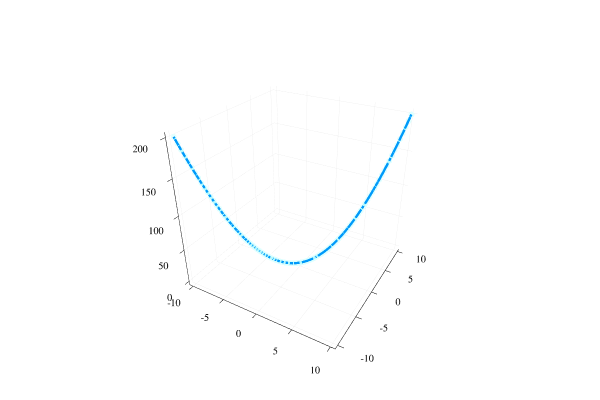

Here is the notebook cell this chart was saved with:
### Code cell
# 3 d
n = 100
ts = range(-10, stop=10, length=n)
x = ts 
y = ts
z = x.^2 + y.^2
plot(x, y, z,  m=(1, 0.8, :blues, Plots.stroke(0)), leg=false, cbar=true, w=5)

### Figure 1 — Plotly figure (JSON) as saved in the notebook; plotly's stock layout.template omitted (floating-point values rounded to 4 significant figures)
{"data": [{"colorbar": {"title": ""}, "hoverinfo": "text", "legendgroup": "y1", "line": {"color": "rgba(0, 154, 250, 1.000)", "dash": "solid", "shape": "linear", "width": 5}, "marker": {"color": "rgba(173, 216, 230, 0.800)", "line": {"color": "rgba(0, 0, 0, 0.800)", "width": 0}, "size": 2, "symbol": "circle"}, "mode": "lines+markers", "name": "y1", "showlegend": true, "text": [null, null, null, null, null, null, null, null, null, null, null, null, null, null, null, null, null, null, null, null, null, null, null, null, null, null, null, null, null, null, null, null, null, null, null, null, null, null, null, null, null, null, null, null, null, null, null, null, null, null, null, null, null, null, null, null, null, null, null, null, null, null, null, null, null, null, null, null, null, null, null, null, null, null, null, null, null, null, null, null, null, null, null, null, null, null, null, null, null, null, null, null, null, null, null, null, null, null, null, null], "type": "scatter3d", "x": [-10, -9.798, -9.596, -9.394, -9.192, -8.99, -8.788, -8.586, -8.384, -8.182, -7.98, -7.778, -7.576, -7.374, -7.172, -6.97, -6.768, -6.566, -6.364, -6.162, -5.96, -5.758, -5.556, -5.354, -5.152, -4.949, -4.747, -4.545, -4.343, -4.141, -3.939, -3.737, -3.535, -3.333, -3.131, -2.929, -2.727, -2.525, -2.323, -2.121, -1.919, -1.717, -1.515, -1.313, -1.111, -0.9091, -0.7071, -0.5051, -0.303, -0.101, 0.101, 0.303, 0.5051, 0.7071, 0.9091, 1.111, 1.313, 1.515, 1.717, 1.919, 2.121, 2.323, 2.525, 2.727, 2.929, 3.131, 3.333, 3.535, 3.737, 3.939, 4.141, 4.343, 4.545, 4.747, 4.949, 5.152, 5.354, 5.556, 5.758, 5.96, 6.162, 6.364, 6.566, 6.768, 6.97, 7.172, 7.374, 7.576, 7.778, 7.98, 8.182, 8.384, 8.586, 8.788, 8.99, 9.192, 9.394, 9.596, 9.798, 10], "xaxis": "x1", "y": [-10, -9.798, -9.596, -9.394, -9.192, -8.99, -8.788, -8.586, -8.384, -8.182, -7.98, -7.778, -7.576, -7.374, -7.172, -6.97, -6.768, -6.566, -6.364, -6.162, -5.96, -5.758, -5.556, -5.354, -5.152, -4.949, -4.747, -4.545, -4.343, -4.141, -3.939, -3.737, -3.535, -3.333, -3.131, -2.929, -2.727, -2.525, -2.323, -2.121, -1.919, -1.717, -1.515, -1.313, -1.111, -0.9091, -0.7071, -0.5051, -0.303, -0.101, 0.101, 0.303, 0.5051, 0.7071, 0.9091, 1.111, 1.313, 1.515, 1.717, 1.919, 2.121, 2.323, 2.525, 2.727, 2.929, 3.131, 3.333, 3.535, 3.737, 3.939, 4.141, 4.343, 4.545, 4.747, 4.949, 5.152, 5.354, 5.556, 5.758, 5.96, 6.162, 6.364, 6.566, 6.768, 6.97, 7.172, 7.374, 7.576, 7.778, 7.98, 8.182, 8.384, 8.586, 8.788, 8.99, 9.192, 9.394, 9.596, 9.798, 10], "yaxis": "y1", "z": [200, 192.0, 184.2, 176.5, 169.0, 161.6, 154.5, 147.4, 140.6, 133.9, 127.4, 121.0, 114.8, 108.7, 102.9, 97.15, 91.6, 86.22, 80.99, 75.93, 71.03, 66.3, 61.73, 57.32, 53.08, 49.0, 45.08, 41.32, 37.73, 34.3, 31.04, 27.94, 25.0, 22.22, 19.61, 17.16, 14.88, 12.75, 10.79, 8.999, 7.367, 5.897, 4.591, 3.449, 2.469, 1.653, 0.9999, 0.5102, 0.1837, 0.02041, 0.02041, 0.1837, 0.5102, 0.9999, 1.653, 2.469, 3.449, 4.591, 5.897, 7.367, 8.999, 10.79, 12.75, 14.88, 17.16, 19.61, 22.22, 25.0, 27.94, 31.04, 34.3, 37.73, 41.32, 45.08, 49.0, 53.08, 57.32, 61.73, 66.3, 71.03, 75.93, 80.99, 86.22, 91.6, 97.15, 102.9, 108.7, 114.8, 121.0, 127.4, 133.9, 140.6, 147.4, 154.5, 161.6, 169.0, 176.5, 184.2, 192.0, 200], "zmax": 0.1, "zmin": -0.1}], "layout": {"annotations": [], "height": 400, "margin": {"b": 20, "l": 0, "r": 0, "t": 20}, "paper_bgcolor": "rgba(255, 255, 255, 1.000)", "plot_bgcolor": "rgba(255, 255, 255, 1.000)", "scene": {"camera": {"eye": {"x": 1.126, "y": -1.95, "z": 1.3}}, "xaxis": {"anchor": "y1", "domain": [0.05101, 0.9934], "gridcolor": "rgba(0, 0, 0, 0.100)", "gridwidth": 0.5, "linecolor": "rgba(0, 0, 0, 1.000)", "mirror": false, "range": [-10.6, 10.6], "showgrid": true, "showline": true, "showticklabels": true, "tickangle": 0, "tickcolor": "rgb(0, 0, 0)", "tickfont": {"color": "rgba(0, 0, 0, 1.000)", "family": "sans-serif", "size": 11}, "tickmode": "array", "ticks": "inside", "ticktext": ["-10", "-5", "0", "5", "10"], "tickvals": [-10, -5, 0, 5, 10], "title": "", "titlefont": {"color": "rgba(0, 0, 0, 1.000)", "family": "sans-serif", "size": 15}, "type": "-", "visible": true, "zeroline": false, "zerolinecolor": "rgba(0, 0, 0, 1.000)"}, "yaxis": {"anchor": "x1", "domain": [0.03762, 0.9902], "gridcolor": "rgba(0, 0, 0, 0.100)", "gridwidth": 0.5, "linecolor": "rgba(0, 0, 0, 1.000)", "mirror": false, "range": [-10.6, 10.6], "showgrid": true, "showline": true, "showticklabels": true, "tickangle": 0, "tickcolor": "rgb(0, 0, 0)", "tickfont": {"color": "rgba(0, 0, 0, 1.000)", "family": "sans-serif", "size": 11}, "tickmode": "array", "ticks": "inside", "ticktext": ["-10", "-5", "0", "5", "10"], "tickvals": [-10, -5, 0, 5, 10], "title": "", "titlefont": {"color": "rgba(0, 0, 0, 1.000)", "family": "sans-serif", "size": 15}, "type": "-", "visible": true, "zeroline": false, "zerolinecolor": "rgba(0, 0, 0, 1.000)"}, "zaxis": {"gridcolor": "rgba(0, 0, 0, 0.100)", "gridwidth": 0.5, "linecolor": "rgba(0, 0, 0, 1.000)", "mirror": false, "range": [-5.979, 206.0], "showgrid": true, "showline": true, "showticklabels": true, "tickangle": 0, "tickcolor": "rgb(0, 0, 0)", "tickfont": {"color": "rgba(0, 0, 0, 1.000)", "family": "sans-serif", "size": 11}, "tickmode": "array", "ticks": "inside", "ticktext": ["0", "50", "100", "150", "200"], "tickvals": [0, 50, 100, 150, 200], "title": "", "titlefont": {"color": "rgba(0, 0, 0, 1.000)", "family": "sans-serif", "size": 15}, "type": "-", "visible": true, "zeroline": false, "zerolinecolor": "rgba(0, 0, 0, 1.000)"}}, "showlegend": false, "width": 600}}
